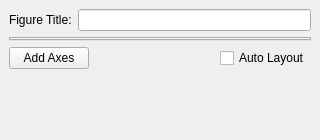
<?xml version="1.0" encoding="UTF-8"?>
<ui version="4.0">
 <class>FigureOptions</class>
 <widget class="QDockWidget" name="FigureOptions">
  <property name="geometry">
   <rect>
    <x>0</x>
    <y>0</y>
    <width>320</width>
    <height>140</height>
   </rect>
  </property>
  <property name="floating">
   <bool>true</bool>
  </property>
  <property name="windowTitle">
   <string>Figure + Axes Options</string>
  </property>
  <widget class="QWidget" name="dockWidgetContents">
   <layout class="QGridLayout" name="gridLayout" rowstretch="0,0,0,1">
    <item row="2" column="0">
     <widget class="QPushButton" name="axes_button">
      <property name="text">
       <string>Add Axes</string>
      </property>
     </widget>
    </item>
    <item row="2" column="1">
     <spacer name="horizontalSpacer">
      <property name="orientation">
       <enum>Qt::Horizontal</enum>
      </property>
      <property name="sizeHint" stdset="0">
       <size>
        <width>226</width>
        <height>20</height>
       </size>
      </property>
     </spacer>
    </item>
    <item row="1" column="0" colspan="3">
     <widget class="QTabWidget" name="tab_widget">
      <property name="tabPosition">
       <enum>QTabWidget::North</enum>
      </property>
      <property name="currentIndex">
       <number>-1</number>
      </property>
      <property name="tabsClosable">
       <bool>true</bool>
      </property>
     </widget>
    </item>
    <item row="0" column="0" colspan="3">
     <widget class="QFrame" name="title_frame">
      <layout class="QHBoxLayout" name="horizontalLayout">
       <property name="leftMargin">
        <number>0</number>
       </property>
       <property name="topMargin">
        <number>0</number>
       </property>
       <property name="rightMargin">
        <number>0</number>
       </property>
       <property name="bottomMargin">
        <number>0</number>
       </property>
       <item>
        <widget class="QLabel" name="title_label">
         <property name="text">
          <string>Figure Title:</string>
         </property>
        </widget>
       </item>
       <item>
        <widget class="QLineEdit" name="title">
         <property name="clearButtonEnabled">
          <bool>true</bool>
         </property>
        </widget>
       </item>
      </layout>
     </widget>
    </item>
    <item row="2" column="2">
     <widget class="QCheckBox" name="tight_layout">
      <property name="text">
       <string>Auto Layout</string>
      </property>
     </widget>
    </item>
    <item row="3" column="0">
     <spacer name="verticalSpacer">
      <property name="orientation">
       <enum>Qt::Vertical</enum>
      </property>
      <property name="sizeHint" stdset="0">
       <size>
        <width>20</width>
        <height>40</height>
       </size>
      </property>
     </spacer>
    </item>
   </layout>
  </widget>
 </widget>
 <resources/>
 <connections/>
</ui>
